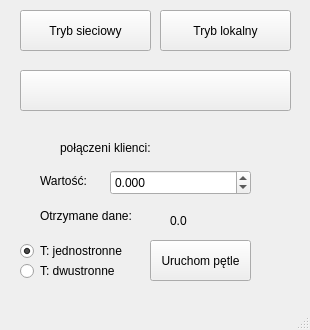
<?xml version="1.0" encoding="UTF-8"?>
<ui version="4.0">
 <class>MainWindow</class>
 <widget class="QMainWindow" name="MainWindow">
  <property name="geometry">
   <rect>
    <x>0</x>
    <y>0</y>
    <width>310</width>
    <height>330</height>
   </rect>
  </property>
  <property name="sizePolicy">
   <sizepolicy hsizetype="Fixed" vsizetype="Fixed">
    <horstretch>0</horstretch>
    <verstretch>0</verstretch>
   </sizepolicy>
  </property>
  <property name="windowTitle">
   <string>MainWindow</string>
  </property>
  <widget class="QWidget" name="centralwidget">
   <widget class="QPushButton" name="btn_TrybSieciowy">
    <property name="geometry">
     <rect>
      <x>20</x>
      <y>10</y>
      <width>131</width>
      <height>41</height>
     </rect>
    </property>
    <property name="text">
     <string>Tryb sieciowy</string>
    </property>
   </widget>
   <widget class="QPushButton" name="btn_TrybLokalny">
    <property name="geometry">
     <rect>
      <x>160</x>
      <y>10</y>
      <width>131</width>
      <height>41</height>
     </rect>
    </property>
    <property name="text">
     <string>Tryb lokalny</string>
    </property>
   </widget>
   <widget class="QDoubleSpinBox" name="dsb_Dane">
    <property name="geometry">
     <rect>
      <x>110</x>
      <y>170</y>
      <width>141</width>
      <height>25</height>
     </rect>
    </property>
    <property name="decimals">
     <number>3</number>
    </property>
    <property name="minimum">
     <double>-999999999999999983222784.000000000000000</double>
    </property>
    <property name="maximum">
     <double>100000000000000008821361405306422640701865984.000000000000000</double>
    </property>
    <property name="singleStep">
     <double>0.001000000000000</double>
    </property>
   </widget>
   <widget class="QLabel" name="lbl_Opis">
    <property name="geometry">
     <rect>
      <x>40</x>
      <y>200</y>
      <width>111</width>
      <height>31</height>
     </rect>
    </property>
    <property name="text">
     <string>Otrzymane dane:</string>
    </property>
   </widget>
   <widget class="QLabel" name="lbl_WynikDane">
    <property name="geometry">
     <rect>
      <x>170</x>
      <y>210</y>
      <width>91</width>
      <height>21</height>
     </rect>
    </property>
    <property name="text">
     <string>0.0</string>
    </property>
   </widget>
   <widget class="QPushButton" name="pushButton">
    <property name="enabled">
     <bool>true</bool>
    </property>
    <property name="geometry">
     <rect>
      <x>20</x>
      <y>70</y>
      <width>271</width>
      <height>41</height>
     </rect>
    </property>
    <property name="text">
     <string/>
    </property>
   </widget>
   <widget class="QPushButton" name="btnStartLoop">
    <property name="geometry">
     <rect>
      <x>150</x>
      <y>240</y>
      <width>101</width>
      <height>41</height>
     </rect>
    </property>
    <property name="text">
     <string>Uruchom pętle</string>
    </property>
   </widget>
   <widget class="QLabel" name="lbl_Info">
    <property name="geometry">
     <rect>
      <x>60</x>
      <y>120</y>
      <width>191</width>
      <height>21</height>
     </rect>
    </property>
    <property name="text">
     <string/>
    </property>
   </widget>
   <widget class="QLabel" name="lbl_pol">
    <property name="geometry">
     <rect>
      <x>80</x>
      <y>160</y>
      <width>171</width>
      <height>20</height>
     </rect>
    </property>
    <property name="text">
     <string/>
    </property>
   </widget>
   <widget class="QLabel" name="lbl_klie">
    <property name="geometry">
     <rect>
      <x>60</x>
      <y>140</y>
      <width>101</width>
      <height>16</height>
     </rect>
    </property>
    <property name="text">
     <string>połączeni klienci:</string>
    </property>
   </widget>
   <widget class="QLabel" name="label">
    <property name="geometry">
     <rect>
      <x>40</x>
      <y>170</y>
      <width>101</width>
      <height>21</height>
     </rect>
    </property>
    <property name="text">
     <string>Wartość: </string>
    </property>
   </widget>
   <widget class="QRadioButton" name="rbtn_taktowanie1">
    <property name="geometry">
     <rect>
      <x>20</x>
      <y>240</y>
      <width>111</width>
      <height>22</height>
     </rect>
    </property>
    <property name="text">
     <string>T: jednostronne</string>
    </property>
    <property name="checked">
     <bool>true</bool>
    </property>
   </widget>
   <widget class="QRadioButton" name="rbtn_taktowanie2">
    <property name="geometry">
     <rect>
      <x>20</x>
      <y>260</y>
      <width>101</width>
      <height>22</height>
     </rect>
    </property>
    <property name="text">
     <string>T: dwustronne</string>
    </property>
   </widget>
  </widget>
  <widget class="QMenuBar" name="menubar">
   <property name="geometry">
    <rect>
     <x>0</x>
     <y>0</y>
     <width>310</width>
     <height>21</height>
    </rect>
   </property>
  </widget>
  <widget class="QStatusBar" name="statusbar"/>
 </widget>
 <resources/>
 <connections/>
</ui>
